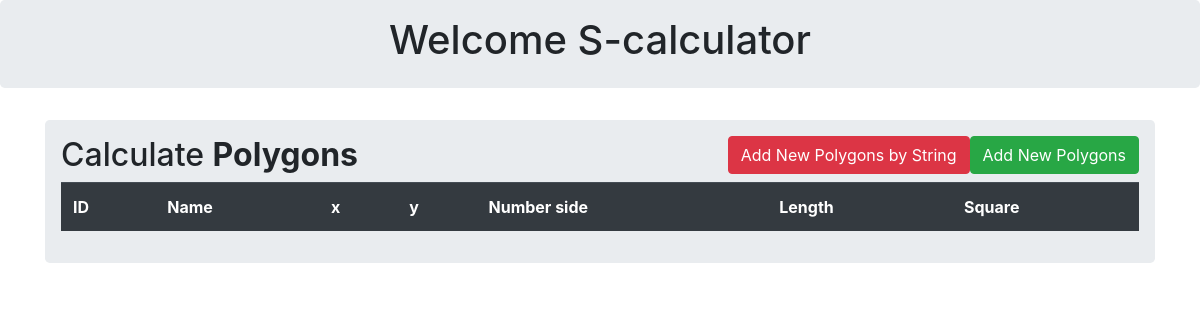
Before: / with the older database file.
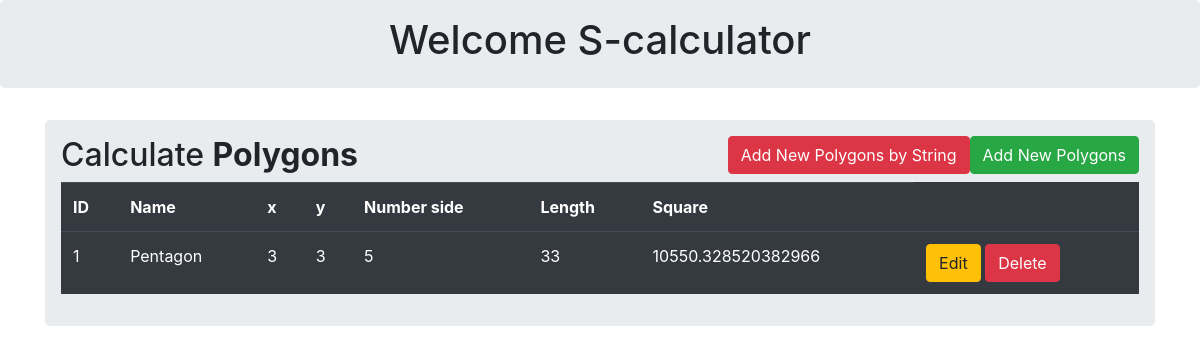
After: the same page with the newer database file.
### app.py (models this page shows, shortened)
class Data(db.Model):
    id = db.Column(db.Integer, primary_key=True)
    name = db.Column(db.String(100))
    x = db.Column(db.Integer)
    y = db.Column(db.Integer)
    n = db.Column(db.Integer)
    length = db.Column(db.Integer)
    square = db.Column(db.Integer)

### app.py (the view)
@app.route('/')
def index():
    all_data = Data.query.all()
    return render_template("index.html", polygons=all_data)

### templates/index.html (shortened to what this page needs)
{% extends 'base.html' %}
{% block body %}
<div class="container">
    <div class="row">
        <div class="col md-12">
            <div class="jumbotron p-3">
                <h2>Calculate <b>Polygons </b>  <button type="button"  class="btn btn-success float-right"
                data-toggle="modal" data-target="#mymodal">Add New Polygons</button>  <button type="button"  class="btn btn-danger float-right"
                data-toggle="modal" data-target="#mymodal_1">Add New Polygons by String</button></h2>
                <table class="table table-hover table-dark">
                    <tr>
                        <th>ID</th>
                        <th>Name</th>
                        <th>x</th>
                        <th>y</th>
                        <th>Number side</th>
                        <th>Length</th>
                        <th>Square</th>
                    </tr>
                   {% for row in polygons %}
                    <tr>
                        <td>{{row.id}}</td>
                        <td>{{row.name}}</td>
                        <td>{{row.x}}</td>
                        <td>{{row.y}}</td>
                         <td>{{row.n}}</td>
                        <td>{{row.length}}</td>
                        <td>{{row.square}}</td>
                        <td>
                            <a href="/update/{{row.id}}" class="btn btn-warning btn-xs" data-toggle="modal" data-target="#modaledit{{row.id}}">Edit</a>
                            <a href="/delete/{{row.id}}" class="btn btn-danger btn-xs" onclick="return confirm('Are You Sure To Delete ?')">Delete</a>
                        </td>
                    </tr>
                    {% endfor %}
                </table>
            </div>
        </div>
    </div>
</div>
{% endblock %}

### templates/base.html (shortened to what this page needs)
<!DOCTYPE html>
<html lang="en">
<head>
    <link rel="stylesheet" href="https://stackpath.bootstrapcdn.com/bootstrap/4.4.1/css/bootstrap.min.css">
</head>
<body>
{% block body %} {% endblock %}
</body>
</html>

### templates/header.html (shortened to what this page needs)
{% extends 'base.html' %}
{% block body %}
<div class="jumbotron p-3">
    <div class="well text-center">
        <h1>Welcome S-calculator</h1>
    </div>
</div>
{% endblock %}

Changed rows visible on the page:
added Data: id "1", name "Pentagon", x "3", y "3", n "5", length "33", square "10550.328520382966"
